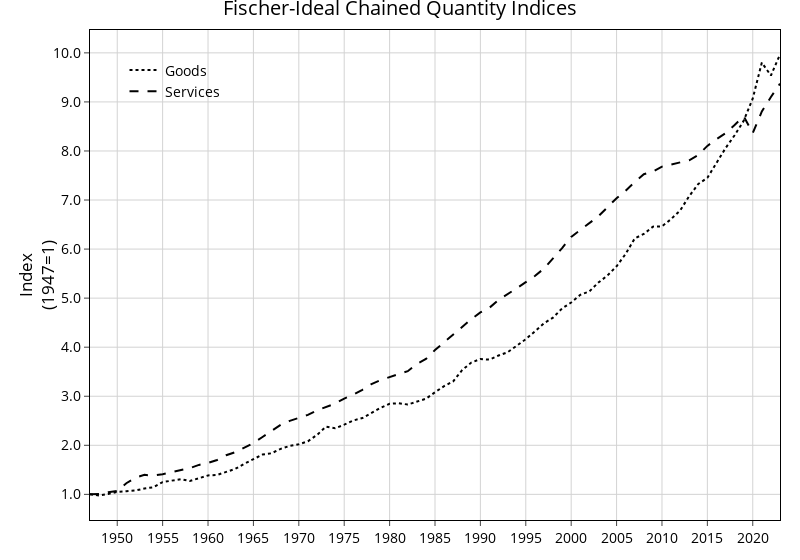

The notebook cell this image was saved under:
### Code cell
fig = go.Figure()

fig.add_trace(go.Scatter(
    x    = df_wide["year"], y=df_wide["C_GOOD_Fischer_Chained_QI"],
    mode = 'lines',
    line = dict(color='black', width=2, dash='dot'),
    name = "Goods",
))


fig.add_trace(go.Scatter(
    x    = df_wide["year"], y=df_wide["C_SERV_Fischer_Chained_QI"],
    mode = 'lines',
    line = dict(color='black', width=2, dash='dash'),
    name = "Services",
))

fig.update_layout(
    title        = "Fischer-Ideal Chained Quantity Indices",
    yaxis_title  = "Index<br>(1947=1)",
    template     = "none",
    width        = 800
)


apply_standard_plotly_style(fig)

fig.show()

### Figure 1 — Plotly figure (JSON) as saved in the notebook; plotly's stock layout.template omitted (floating-point values rounded to 4 significant figures)
{"data": [{"line": {"color": "black", "dash": "dot", "width": 2}, "mode": "lines", "name": "Goods", "type": "scatter", "x": [1947, 1948, 1949, 1950, 1951, 1952, 1953, 1954, 1955, 1956, 1957, 1958, 1959, 1960, 1961, 1962, 1963, 1964, 1965, 1966, 1967, 1968, 1969, 1970, 1971, 1972, 1973, 1974, 1975, 1976, 1977, 1978, 1979, 1980, 1981, 1982, 1983, 1984, 1985, 1986, 1987, 1988, 1989, 1990, 1991, 1992, 1993, 1994, 1995, 1996, 1997, 1998, 1999, 2000, 2001, 2002, 2003, 2004, 2005, 2006, 2007, 2008, 2009, 2010, 2011, 2012, 2013, 2014, 2015, 2016, 2017, 2018, 2019, 2020, 2021, 2022, 2023], "y": [1, 0.9769, 1.007, 1.053, 1.063, 1.078, 1.12, 1.145, 1.25, 1.28, 1.31, 1.271, 1.331, 1.386, 1.395, 1.455, 1.52, 1.623, 1.716, 1.812, 1.838, 1.928, 1.987, 2.021, 2.083, 2.211, 2.382, 2.347, 2.42, 2.506, 2.555, 2.663, 2.763, 2.846, 2.857, 2.831, 2.886, 2.949, 3.082, 3.205, 3.303, 3.535, 3.686, 3.76, 3.746, 3.831, 3.898, 4.032, 4.163, 4.322, 4.488, 4.602, 4.791, 4.911, 5.067, 5.138, 5.319, 5.462, 5.65, 5.902, 6.218, 6.308, 6.457, 6.464, 6.61, 6.788, 7.079, 7.327, 7.452, 7.755, 8.058, 8.319, 8.614, 9.071, 9.801, 9.538, 9.967]}, {"line": {"color": "black", "dash": "dash", "width": 2}, "mode": "lines", "name": "Services", "type": "scatter", "x": [1947, 1948, 1949, 1950, 1951, 1952, 1953, 1954, 1955, 1956, 1957, 1958, 1959, 1960, 1961, 1962, 1963, 1964, 1965, 1966, 1967, 1968, 1969, 1970, 1971, 1972, 1973, 1974, 1975, 1976, 1977, 1978, 1979, 1980, 1981, 1982, 1983, 1984, 1985, 1986, 1987, 1988, 1989, 1990, 1991, 1992, 1993, 1994, 1995, 1996, 1997, 1998, 1999, 2000, 2001, 2002, 2003, 2004, 2005, 2006, 2007, 2008, 2009, 2010, 2011, 2012, 2013, 2014, 2015, 2016, 2017, 2018, 2019, 2020, 2021, 2022, 2023], "y": [1, 1.009, 1.044, 1.071, 1.228, 1.341, 1.398, 1.383, 1.41, 1.448, 1.501, 1.535, 1.6, 1.641, 1.701, 1.797, 1.862, 1.948, 2.046, 2.169, 2.294, 2.417, 2.499, 2.556, 2.62, 2.713, 2.79, 2.851, 2.954, 3.031, 3.131, 3.249, 3.33, 3.39, 3.449, 3.511, 3.659, 3.76, 3.942, 4.1, 4.247, 4.42, 4.572, 4.71, 4.804, 4.964, 5.075, 5.201, 5.326, 5.451, 5.603, 5.802, 6.021, 6.249, 6.389, 6.534, 6.67, 6.854, 7.038, 7.191, 7.37, 7.525, 7.581, 7.682, 7.726, 7.769, 7.81, 7.918, 8.103, 8.241, 8.361, 8.529, 8.706, 8.366, 8.805, 9.099, 9.372]}], "layout": {"font": {"color": "black", "family": "Open Sans", "size": 14}, "legend": {"bgcolor": "rgba(0,0,0,0)", "bordercolor": "rgba(0,0,0,0)", "x": 0.05, "xanchor": "left", "y": 0.95, "yanchor": "top"}, "margin": {"b": 40, "l": 90, "r": 20, "t": 30}, "paper_bgcolor": "white", "plot_bgcolor": "white", "title": {"text": "Fischer-Ideal Chained Quantity Indices"}, "width": 800, "xaxis": {"dtick": 5, "gridcolor": "lightgray", "linecolor": "black", "linewidth": 1, "mirror": true, "showgrid": true, "showline": true, "tickfont": {"family": "Open Sans", "size": 14}, "ticks": "outside"}, "yaxis": {"gridcolor": "lightgray", "linecolor": "black", "linewidth": 1, "mirror": true, "showgrid": true, "showline": true, "tickfont": {"family": "Open Sans", "size": 14}, "tickformat": ".1f", "ticks": "outside", "title": {"text": "Index<br>(1947=1)"}}}}
